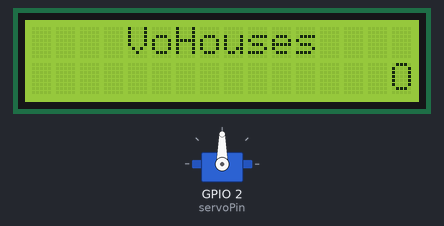
Recording of a sketch running on a simulated ESP32. On the bench: servo, 16×2 character LCD.

Above: at 0.48 s.
At 7.56 s:
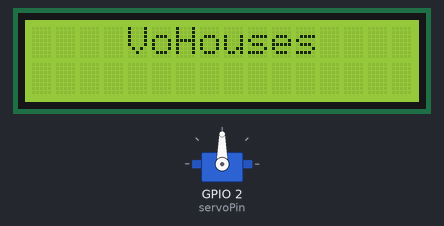
At 22.98 s:
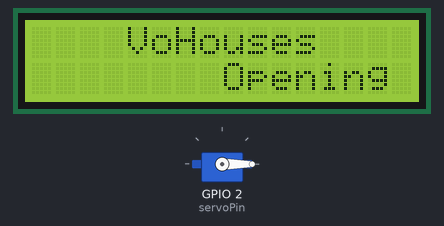
At 38.25 s:
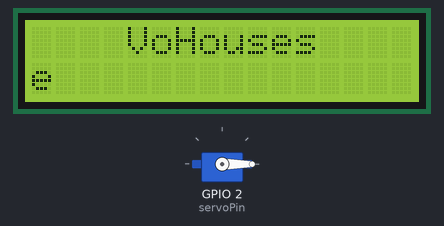
Timing chart, 0 to 40.0 s (numbered marks = the images above):
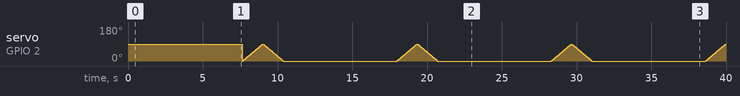

The sketch:

sketch_mar07b.ino
```cpp
#include <LiquidCrystal_I2C.h>
#include <ESP32Servo.h>
// set the LCD number of columns and rows
int lcdColumns = 16;
int lcdRows = 2;

Servo myservo;  // create servo object to control a servo
// 16 servo objects can be created on the ESP32

int pos = 0;    // variable to store the servo position
// Recommended PWM GPIO pins on the ESP32 include 2,4,12-19,21-23,25-27,32-33
int servoPin = 2;

// set LCD address, number of columns and rows
// if you don't know your display address, run an I2C scanner sketch
LiquidCrystal_I2C lcd(0x3F, lcdColumns, lcdRows);

String messageStatic = "VoHouses";
String messageToScroll = "Opening Gate";

// Function to scroll text
// The function acepts the following arguments:
// row: row number where the text will be displayed
// message: message to scroll
// delayTime: delay between each character shifting
// lcdColumns: number of columns of your LCD
void scrollText(int row, String message, int delayTime, int lcdColumns) {
  for (int i=0; i < lcdColumns; i++) {
    message = " " + message;
  }
  message = message + " ";
  for (int pos = 0; pos < message.length(); pos++) {
    lcd.setCursor(0, row);
    lcd.print(message.substring(pos, pos + lcdColumns));
    delay(delayTime);
  }
}

void setup(){
    ESP32PWM::allocateTimer(0);
  ESP32PWM::allocateTimer(1);
  ESP32PWM::allocateTimer(2);
  ESP32PWM::allocateTimer(3);
  myservo.setPeriodHertz(50);    // standard 50 hz servo
  myservo.attach(servoPin, 500, 2400); // attaches the servo on pin 18 to the servo object
  // using default min/max of 1000us and 2000us
  // different servos may require different min/max settings
  // for an accurate 0 to 180 sweep
  // initialize LCD
  lcd.init();
  // turn on LCD backlight
  lcd.backlight();
}

void loop(){
  // set cursor to first column, first row
  lcd.setCursor((messageStatic.length() / 2), 0);
  // print static message
  lcd.print(messageStatic);
  // print scrolling message
  scrollText(1, messageToScroll, 250, lcdColumns);
    for (pos = 0; pos <= 90; pos += 1) { // goes from 0 degrees to 180 degrees
    // in steps of 1 degree
    myservo.write(pos);    // tell servo to go to position in variable 'pos'
    delay(15);             // waits 15ms for the servo to reach the position
  }
  for (pos = 90; pos >= 0; pos -= 1) { // goes from 180 degrees to 0 degrees
    myservo.write(pos);    // tell servo to go to position in variable 'pos'
    delay(15);             // waits 15ms for the servo to reach the position
  }
}
```
